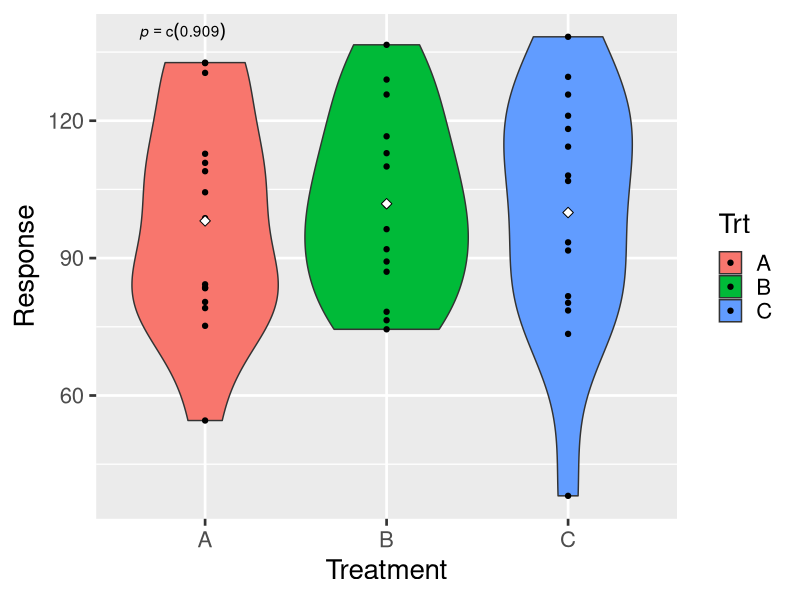
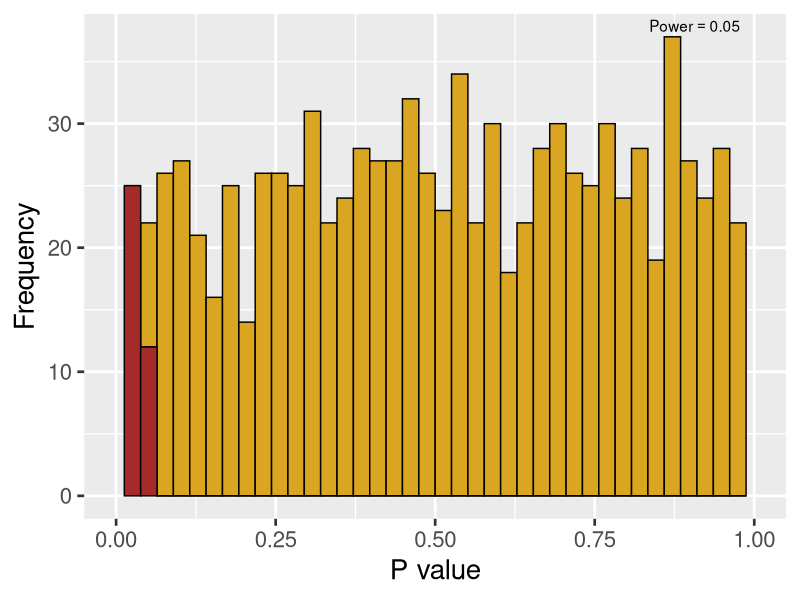

R code for these plots, in order:
## ----setup, include=FALSE------------------------------------------------
knitr::opts_chunk$set(echo = TRUE)

## ------------------------------------------------------------------------
# set.seed <- 57   # for repeatable results
library(ggplot2)

RanN <- 1000     # number of random data sets to create

MeanA <- 100 # mean of treatment group A
sdA <- 20    # standard deviation of treatment group A
RepA <- 15   # number of replicates of treatment group A

MeanB <- 100
sdB <- 20
RepB <- 15

MeanC <- 100
sdC <- 20
RepC <- 15

ParamList <- list(RanN=RanN,
                  MeanA=MeanA,sdA=sdA,RepA=RepA,
                  MeanB=MeanB,sdB=sdB,RepB=RepB,
                  MeanC=MeanC,sdC=sdC,RepC=RepC)


## ------------------------------------------------------------------------
##################################################
# function: DataGen
# create a single data frame
# input: parameter list 
# output: 2-column dataframe, with factor Treatment and response
#------------------------------------------------- 
DataGen <- function(ParamList) {
Trt1 <- rnorm(n=RepA,mean=MeanA,sd=sdA)
Trt2 <- rnorm(n=RepB,mean=MeanB,sd=sdB)
Trt3 <- rnorm(n=RepC,mean=MeanC,sd=sdC)
Trt <- c(rep("A",RepA),rep("B",RepB),rep("C",RepC))
x <- data.frame(Trt,Response=c(Trt1,Trt2,Trt3))
return(x)

}
##################################################


## ------------------------------------------------------------------------
##################################################
# function: getP
# extract p-value from ANOVA
# input: data frame
# output: p-value for ANOVA
#------------------------------------------------- 
getP <- function(dframe) {
pVal <- unlist(summary(aov(dframe$Response~dframe$Trt)))["Pr(>F)1"]
return(pVal)
}
##################################################

## ------------------------------------------------------------------------
##################################################
# function: AnovaPlot
# Creates box plots with data overlays for ANOVA data
# input: 2-column long-form data frame with 1-way layout
# output: ggplot graph
#------------------------------------------------- 
AnovaPlot <- function(z) {
  # pull out p value from model summary
  pVal <- getP(z)
  # create an expression to add to the graph
eqn <- as.character(as.expression(
       substitute(italic(p) == pCon,
                  list(pCon= format(pVal,digits=3)))))
  
  
AnovaFig <- ggplot(data=z, aes(x=Trt,y=Response,fill=Trt))
AnovaFig +  
  geom_violin() +
  geom_point() + 
  theme_gray(base_size = 20) +
  xlab("Treatment") +
  stat_summary(fun.y=mean,geom="point",fill="white",shape=23,size=2.5) +
  annotate("text",label=eqn,parse=TRUE,x=-Inf,y=Inf,hjust=-0.5,vjust=1.5)

}
##################################################


## ------------------------------------------------------------------------
##################################################
# function: SimEngine
# Simulates multiple runs of DataGen and retains p value from each
# input: ParamList, which contains the number of simulations RanN
# output: Vector of p values
#------------------------------------------------- 
SimEngine <- function(z) {

pVec <- replicate(n=z$RanN,expr=getP(DataGen(z)))  

return(pVec)
}
##################################################

## ------------------------------------------------------------------------

##################################################
# function: PowerHistogram
# Plots distribution of p values from simulated data
# input: vector of p values
# output: two-color histogram and calculation of overall power
#------------------------------------------------- 
PowerHistogram <- function(v) {

# create data frame including color split at p <= 0.05
  sigP <- ifelse(v<=0.05,"Sig","NonSig")
  plotData <- data.frame(pVal=v,sig=sigP)
  
  # pull out p value from model summary
  Powerx <- mean(plotData$pVal<=0.05)
    # create an expression to add to the graph
eqn <- as.character(as.expression(
       substitute(Power == Powerx,
                  list(Powerx = format(Powerx,digits=3)))))
  
  PowerPlot <- ggplot(data=plotData,aes(x=pVal,fill=sig))
  PowerPlot + geom_histogram(bins=40,color="black") +
  theme_gray(base_size=20) + 
  xlab("P value") +
  ylab("Frequency") +
  scale_fill_manual(values=c("goldenrod","brown")) +
  xlim(0,1) +
  annotate("text",label=eqn,parse=TRUE,x=Inf,y=Inf,hjust=1.5,vjust=1.5) +
  guides(fill=FALSE)
  
}
##################################################

## ---- warning=FALSE------------------------------------------------------
AnovaPlot(DataGen(ParamList))        # Depict sample data set
PowerHistogram(SimEngine(ParamList)) # Replicate model, conduct power test, plot results

